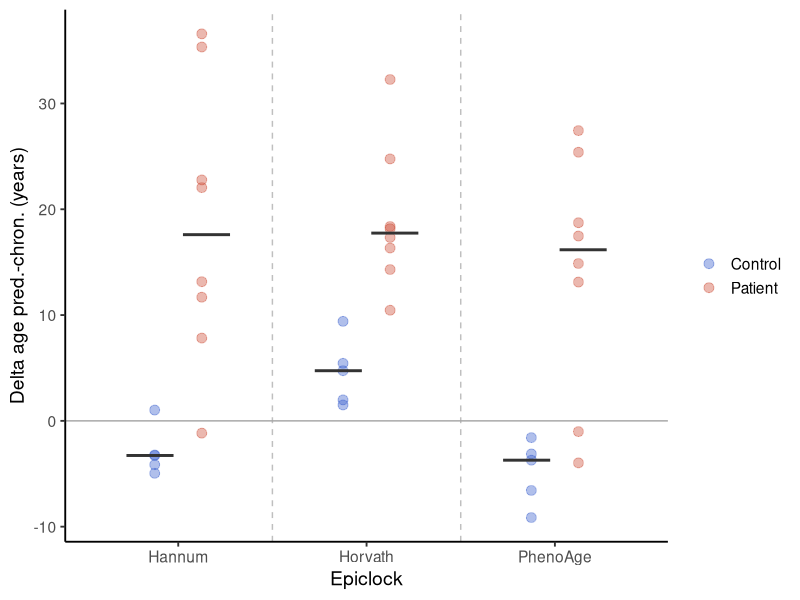
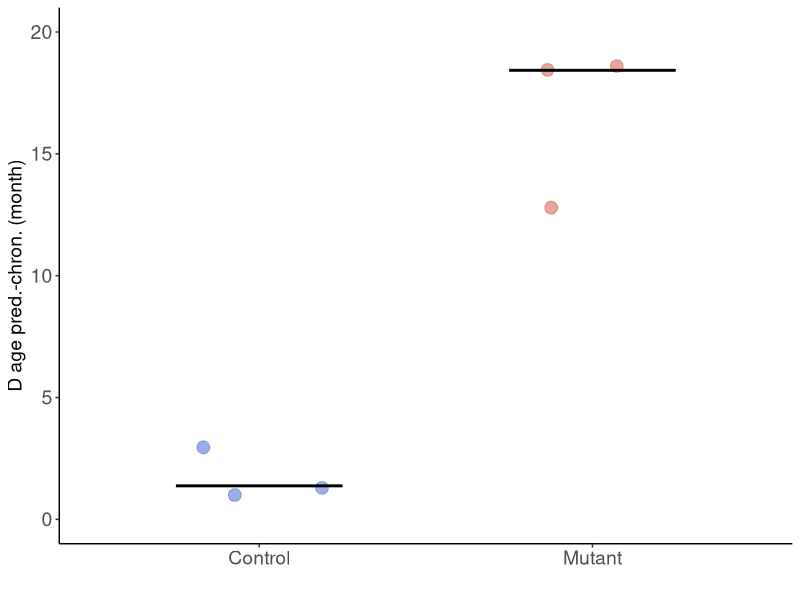

These charts were generated, in order, by the following R code:
## ---- chunk 1
library(ggplot2)
## ---- chunk 2
# EDF10.e
human_epiClocks <- read.table("../data/EDF10/human_epiclock_hesjas.tsv", header = T)

# EDF10.f
mouse_epiClock <- read.csv("../data/EDF10/mouse_epiclock.csv")
## ---- chunk 3
ggplot(human_epiClocks, aes(x = variable, y = value, color = Geno)) +
  geom_jitter(position = position_dodge(width = 0.5), size = 3, alpha = 0.4) + #width = 0.2,
  stat_summary(aes(group = Geno), fun = median, geom = "crossbar",
               position = position_dodge(width = 0.6),
               width = 0.5, fatten = 2, color = "grey20") +
  geom_vline(xintercept = seq(1.5, length(unique(human_epiClocks$variable)) - 0.5, 1),
             linetype = "dashed", color = "grey75") +
  geom_hline(yintercept = 0, color = "grey65") +
  theme_classic(base_size = 14) +
  theme(legend.title = element_blank()) +
  labs(x = "Epiclock", y = "Delta age pred.-chron. (years)") +
  scale_color_manual(values = c("Control" = "royalblue3", "Patient" = "tomato3"))
## ---- chunk 4
# Hannum
hannum_df <- subset(human_epiClocks, variable == "Hannum")

t.test(value ~ Geno, data = hannum_df, var.equal = F)
## ---- chunk 5
# Horvath
horvath_df <- subset(human_epiClocks, variable == "Horvath")

t.test(value ~ Geno, data = horvath_df, var.equal = F)
## ---- chunk 6
# PhenoAge
phenoAge_df <- subset(human_epiClocks, variable == "PhenoAge")

t.test(value ~ Geno, data = phenoAge_df, var.equal = F)
## ---- chunk 7
mouse_epiClock$delta_month <- mouse_epiClock$Age_delta/30.5
## ---- chunk 8
ggplot(data = mouse_epiClock, aes(x = Condition, y = delta_month, color = as.factor(Condition)))+
  geom_jitter(size = 4, alpha = 0.5, width = .2)+
  scale_color_manual(values = c("Control" = "royalblue3", "Mutant" = "tomato3"))+
  ylab("D age pred.-chron. (month)")+
  xlab("")+
  ylim(c(0,20))+
  stat_summary(fun = median, geom = "crossbar", color = "black", width = 0.5, linewidth = 0.5, fatten = 2, show.legend = T)+
  theme_classic()+
  theme(text = element_text(size = 14),
        axis.text = element_text(size = 14),
        legend.position = "none")
## ---- chunk 9
t.test(delta_month ~ Condition, data = mouse_epiClock, var.equal = F)
## ---- chunk 10
sessionInfo()
